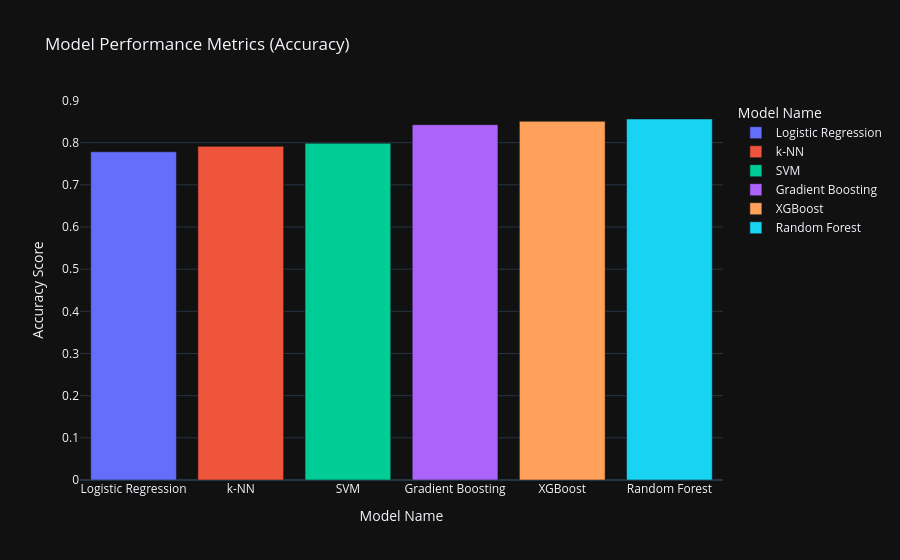

Notebook code for this chart:
### Markdown cell above
- El modelo **XGBoost** obtuvo el mejor desempeño, alcanzando una **exactitud (accuracy)** de **0.852027**, equivalente a aproximadamente **85 %**.

- Los tres modelos con mejor rendimiento (**Random Forest**, **XGBoost** y **Gradient Boosting**) pertenecen a la familia de modelos basados en árboles, específicamente a técnicas de **aprendizaje por conjuntos (*ensemble learning*)**. Estos métodos combinan múltiples árboles de decisión para mejorar el rendimiento predictivo y la robustez del modelo. Además, reducen el sobreajuste (*overfitting*) mediante estrategias como el promedio de las predicciones o el proceso de potenciación (*boosting*). Gracias a estas características, ofrecen una combinación de alta precisión, estabilidad y versatilidad, lo que los convierte en excelentes alternativas para tareas de clasificación en una amplia variedad de dominios y tipos de datos.

### Code cell
# Ordenar el DataFrame por la columna 'Accuracy' en orden ascendente
metrics_df_sorted = metrics_df.sort_values(by='Accuracy')

# Crear el gráfico
fig = px.bar(metrics_df_sorted, x='Model', y='Accuracy', color='Model',
             title='Model Performance Metrics (Accuracy)',
             template='plotly_dark',
             labels={'Model': 'Model Name', 'Accuracy': 'Accuracy Score'}
            )

# Mostrar el gráfico
fig.show()

### Figure 1 — Plotly figure (JSON) as saved in the notebook; plotly's stock layout.template omitted (floating-point values rounded to 4 significant figures)
{"data": [{"hovertemplate": "Model Name=%{x}<br>Accuracy Score=%{y}<extra></extra>", "legendgroup": "Logistic Regression", "marker": {"color": "#636efa", "pattern": {"shape": ""}}, "name": "Logistic Regression", "orientation": "v", "showlegend": true, "textposition": "auto", "type": "bar", "x": ["Logistic Regression"], "xaxis": "x", "y": [0.7784], "yaxis": "y"}, {"hovertemplate": "Model Name=%{x}<br>Accuracy Score=%{y}<extra></extra>", "legendgroup": "k-NN", "marker": {"color": "#EF553B", "pattern": {"shape": ""}}, "name": "k-NN", "orientation": "v", "showlegend": true, "textposition": "auto", "type": "bar", "x": ["k-NN"], "xaxis": "x", "y": [0.7912], "yaxis": "y"}, {"hovertemplate": "Model Name=%{x}<br>Accuracy Score=%{y}<extra></extra>", "legendgroup": "SVM", "marker": {"color": "#00cc96", "pattern": {"shape": ""}}, "name": "SVM", "orientation": "v", "showlegend": true, "textposition": "auto", "type": "bar", "x": ["SVM"], "xaxis": "x", "y": [0.7986], "yaxis": "y"}, {"hovertemplate": "Model Name=%{x}<br>Accuracy Score=%{y}<extra></extra>", "legendgroup": "Gradient Boosting", "marker": {"color": "#ab63fa", "pattern": {"shape": ""}}, "name": "Gradient Boosting", "orientation": "v", "showlegend": true, "textposition": "auto", "type": "bar", "x": ["Gradient Boosting"], "xaxis": "x", "y": [0.8426], "yaxis": "y"}, {"hovertemplate": "Model Name=%{x}<br>Accuracy Score=%{y}<extra></extra>", "legendgroup": "XGBoost", "marker": {"color": "#FFA15A", "pattern": {"shape": ""}}, "name": "XGBoost", "orientation": "v", "showlegend": true, "textposition": "auto", "type": "bar", "x": ["XGBoost"], "xaxis": "x", "y": [0.8507], "yaxis": "y"}, {"hovertemplate": "Model Name=%{x}<br>Accuracy Score=%{y}<extra></extra>", "legendgroup": "Random Forest", "marker": {"color": "#19d3f3", "pattern": {"shape": ""}}, "name": "Random Forest", "orientation": "v", "showlegend": true, "textposition": "auto", "type": "bar", "x": ["Random Forest"], "xaxis": "x", "y": [0.8561], "yaxis": "y"}], "layout": {"barmode": "relative", "legend": {"title": {"text": "Model Name"}, "tracegroupgap": 0}, "title": {"text": "Model Performance Metrics (Accuracy)"}, "xaxis": {"anchor": "y", "categoryarray": ["Logistic Regression", "k-NN", "SVM", "Gradient Boosting", "XGBoost", "Random Forest"], "categoryorder": "array", "domain": [0, 1], "title": {"text": "Model Name"}}, "yaxis": {"anchor": "x", "domain": [0, 1], "title": {"text": "Accuracy Score"}}}}
